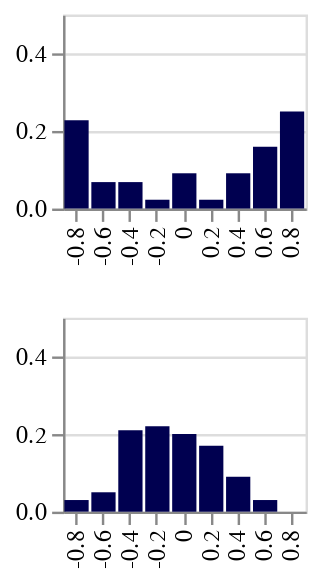

Notebook code cell kept with this figure:
### Code cell
(first_chart & second_chart)

### Figure 1 — Vega-Lite specification as saved in the notebook (floating-point values rounded to 4 significant figures)
{"config": {"mark": {"color": "#000050"}, "title": {"font": "Avenir", "anchor": "end"}, "axis": {"labelFont": "Avenir", "titleFont": "Avenir"}, "headerColumn": {"labels": false}, "header": {"labelFont": "Avenir", "labelFontSize": 12, "titleFont": "Avenir"}, "legend": {"labelFont": "Avenir", "titleFont": "Avenir"}}, "vconcat": [{"data": {"name": "data-82aa298896720cda2442415317c586a7"}, "mark": "bar", "encoding": {"x": {"type": "ordinal", "field": "Correlation", "title": null}, "y": {"type": "quantitative", "field": "Count", "scale": {"domain": [0, 0.5]}, "title": null}}, "height": 80, "width": 100}, {"data": {"name": "data-5773f5574da81224a35badf4edc99e88"}, "mark": "bar", "encoding": {"x": {"type": "ordinal", "field": "Correlation", "title": null}, "y": {"type": "quantitative", "field": "Count", "scale": {"domain": [0, 0.5]}, "title": null}}, "height": 80, "width": 100}], "$schema": "https://vega.github.io/schema/vega-lite/v4.8.1.json", "datasets": {"data-82aa298896720cda2442415317c586a7": [{"Correlation": -0.8, "Count": 0.2273}, {"Correlation": -0.6, "Count": 0.06818}, {"Correlation": -0.4, "Count": 0.06818}, {"Correlation": -0.2, "Count": 0.02273}, {"Correlation": 0.0, "Count": 0.09091}, {"Correlation": 0.2, "Count": 0.02273}, {"Correlation": 0.4, "Count": 0.09091}, {"Correlation": 0.6, "Count": 0.1591}, {"Correlation": 0.8, "Count": 0.25}], "data-5773f5574da81224a35badf4edc99e88": [{"Correlation": -0.8, "Count": 0.03}, {"Correlation": -0.6, "Count": 0.05}, {"Correlation": -0.4, "Count": 0.21}, {"Correlation": -0.2, "Count": 0.22}, {"Correlation": 0.0, "Count": 0.2}, {"Correlation": 0.2, "Count": 0.17}, {"Correlation": 0.4, "Count": 0.09}, {"Correlation": 0.6, "Count": 0.03}, {"Correlation": 0.8, "Count": 0.0}]}}
